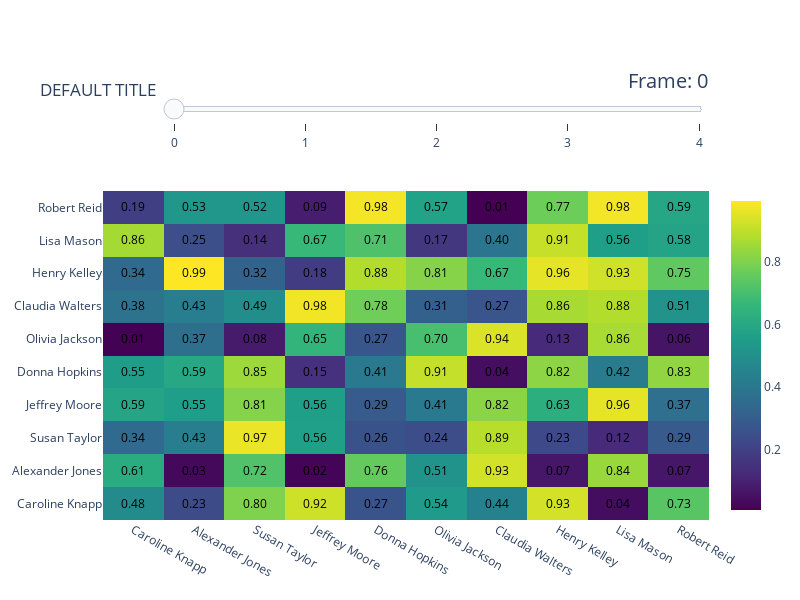

The notebook cell saved with this chart:
### Code cell
def animated_heatmap(
    matrices: np.ndarray | None = None,
    labels: list | None = None,
    title: str = "DEFAULT TITLE",
    show_values: bool = True,
    value_format: Literal[".2f", ".2e"] = ".2f",
    width: int = 800,
    height: int = 600,
    xaxis_title: str | None = None,
    yaxis_title: str | None = None,
    log: bool = False,
    nan_diagnal: bool = False,
    frame_duration: int = 500,
    slider_labels: list[str] | None = None,
    slider_prefix: str = "Frame: ",
):
    # Generate demo data if matrices is None
    if matrices is None:
        faker = Faker()
        shape = (5, 10, 10)  # (time, rows, cols)
        matrices = rng.random(shape)
        # logger.info(matrices)
    elif matrices.ndim != 3:
        raise ValueError("Expected 3D array (time, rows, cols)")

    n_frames, n_rows, n_cols = matrices.shape

    if labels is None:
        faker = Faker()
        labels = [faker.name() for _ in range(n_rows)]
    col_labels = labels
    row_labels = labels

    # Process all matrices
    processed_matrices = []
    for matrix in matrices:
        # Convert and process each time slice
        matrix = np.array(matrix, dtype=object)
        none_mask = matrix is None
        matrix = matrix.astype(float)
        if log:
            matrix = np.log10(matrix)
        matrix[none_mask] = np.nan
        if nan_diagnal:
            matrix[np.identity(matrix.shape[0], dtype=bool)] = np.nan
        processed_matrices.append(matrix)

        # Update the sliders configuration with custom labels
    if slider_labels is not None:
        if len(slider_labels) != n_frames:
            raise ValueError(f"Expected {n_frames} slider labels, got {len(slider_labels)}")
        frame_labels = slider_labels
    else:
        frame_labels = [str(k) for k in range(n_frames)]

    layout_sliders = [
        go.layout.Slider(
            active=0,
            yanchor="bottom",
            xanchor="left",
            currentvalue=go.layout.slider.Currentvalue(
                font=dict(size=20), prefix=slider_prefix, visible=True, xanchor="right"
            ),
            transition=go.layout.slider.Transition(duration=frame_duration, easing="cubic-in-out"),
            pad=dict(b=10, t=50),
            len=0.9,
            x=0.1,
            y=1.1,
            steps=[
                go.layout.slider.Step(
                    args=[
                        [f"frame_{k}"],
                        {
                            "frame": {"duration": frame_duration, "redraw": True},
                            "mode": "immediate",
                            "transition": {"duration": frame_duration},
                        },
                    ],
                    label=label,
                    method="animate",
                )
                for k, label in enumerate(frame_labels)
            ],
        )
    ]

    # Create frames for animation
    frames = [
        go.Frame(
            data=[heatmap(matrix, row_labels, show_values=show_values).data[0]],
            name=f"frame_{i}",  # name is required for frames
        )
        for i, matrix in enumerate(processed_matrices)
    ]

    # Create the figure with the initial frame
    fig = go.Figure(
        data=[heatmap(processed_matrices[0], row_labels, show_values=show_values).data[0]],
        frames=frames,
        layout=go.Layout(
            title=title,
            width=width,
            height=height,
            xaxis=go.layout.XAxis(
                title=xaxis_title,
                nticks=len(col_labels) if col_labels else None,
                fixedrange=True,
            ),
            yaxis=go.layout.YAxis(
                title=yaxis_title,
                nticks=len(row_labels) if row_labels else None,
                fixedrange=True,
            ),
            dragmode=False,
            updatemenus=[
                go.layout.Updatemenu(
                    buttons=[
                        # go.layout.updatemenu.Button(
                        #     args=[
                        #         None,
                        #         {
                        #             "frame": {"duration": frame_duration, "redraw": True},
                        #             "fromcurrent": True,
                        #         },
                        #     ],
                        #     label="Play",
                        #     method="animate",
                        # ),
                        # go.layout.updatemenu.Button(
                        #     args=[
                        #         [None],
                        #         {
                        #             "frame": {"duration": 0, "redraw": True},
                        #             "mode": "immediate",
                        #             "transition": {"duration": 0},
                        #         },
                        #     ],
                        #     label="Pause",
                        #     method="animate",
                        # ),
                    ],
                    direction="left",
                    pad={"r": 10, "t": 87},
                    showactive=False,
                    type="buttons",
                    x=0.1,
                    xanchor="right",
                    y=1.1,
                    yanchor="bottom",
                )
            ],
        ),
    )

    # Update the layout dictionary to include the new sliders
    fig.update_layout(sliders=layout_sliders)

    return fig


animated_heatmap()

### Figure 1 — Plotly figure (JSON) as saved in the notebook; plotly's stock layout.template omitted (floating-point values rounded to 4 significant figures)
{"data": [{"colorscale": [[0, "#440154"], [0.1111, "#482878"], [0.2222, "#3e4989"], [0.3333, "#31688e"], [0.4444, "#26828e"], [0.5556, "#1f9e89"], [0.6667, "#35b779"], [0.7778, "#6ece58"], [0.8889, "#b5de2b"], [1, "#fde725"]], "reversescale": false, "showlegend": false, "showscale": true, "text": [["0.48", "0.23", "0.80", "0.92", "0.27", "0.54", "0.44", "0.93", "0.04", "0.73"], ["0.61", "0.03", "0.72", "0.02", "0.76", "0.51", "0.93", "0.07", "0.84", "0.07"], ["0.34", "0.43", "0.97", "0.56", "0.26", "0.24", "0.89", "0.23", "0.12", "0.29"], ["0.59", "0.55", "0.81", "0.56", "0.29", "0.41", "0.82", "0.63", "0.96", "0.37"], ["0.55", "0.59", "0.85", "0.15", "0.41", "0.91", "0.04", "0.82", "0.42", "0.83"], ["0.01", "0.37", "0.08", "0.65", "0.27", "0.70", "0.94", "0.13", "0.86", "0.06"], ["0.38", "0.43", "0.49", "0.98", "0.78", "0.31", "0.27", "0.86", "0.88", "0.51"], ["0.34", "0.99", "0.32", "0.18", "0.88", "0.81", "0.67", "0.96", "0.93", "0.75"], ["0.86", "0.25", "0.14", "0.67", "0.71", "0.17", "0.40", "0.91", "0.56", "0.58"], ["0.19", "0.53", "0.52", "0.09", "0.98", "0.57", "0.01", "0.77", "0.98", "0.59"]], "textfont": {"color": "black"}, "texttemplate": "%{text}", "type": "heatmap", "x": ["Caroline Knapp", "Alexander Jones", "Susan Taylor", "Jeffrey Moore", "Donna Hopkins", "Olivia Jackson", "Claudia Walters", "Henry Kelley", "Lisa Mason", "Robert Reid"], "y": ["Caroline Knapp", "Alexander Jones", "Susan Taylor", "Jeffrey Moore", "Donna Hopkins", "Olivia Jackson", "Claudia Walters", "Henry Kelley", "Lisa Mason", "Robert Reid"], "z": [[0.48, 0.2324, 0.8019, 0.9235, 0.2661, 0.5389, 0.4428, 0.931, 0.04051, 0.732], [0.6144, 0.02837, 0.7192, 0.01599, 0.758, 0.5128, 0.9291, 0.06608, 0.8413, 0.06669], [0.3443, 0.4303, 0.9661, 0.5622, 0.2589, 0.2417, 0.8881, 0.2259, 0.1246, 0.2883], [0.5861, 0.5541, 0.8097, 0.5605, 0.2884, 0.4129, 0.8181, 0.6265, 0.9591, 0.3694], [0.5526, 0.5939, 0.8483, 0.1455, 0.4065, 0.91, 0.04307, 0.8227, 0.4154, 0.8298], [0.009955, 0.365, 0.07863, 0.6526, 0.2738, 0.7027, 0.9438, 0.1268, 0.8648, 0.05946], [0.3808, 0.4298, 0.4888, 0.9765, 0.7757, 0.3089, 0.2698, 0.8631, 0.8813, 0.5107], [0.3443, 0.9949, 0.3159, 0.1827, 0.8801, 0.8123, 0.6679, 0.9584, 0.9257, 0.7482], [0.8607, 0.2471, 0.1412, 0.6701, 0.7146, 0.1671, 0.3956, 0.9103, 0.5614, 0.5783], [0.1941, 0.526, 0.5234, 0.08894, 0.9819, 0.5714, 0.006409, 0.7726, 0.9783, 0.5899]]}], "layout": {"dragmode": false, "height": 600, "sliders": [{"active": 0, "currentvalue": {"font": {"size": 20}, "prefix": "Frame: ", "visible": true, "xanchor": "right"}, "len": 0.9, "pad": {"b": 10, "t": 50}, "steps": [{"args": [["frame_0"], {"frame": {"duration": 500, "redraw": true}, "mode": "immediate", "transition": {"duration": 500}}], "label": "0", "method": "animate"}, {"args": [["frame_1"], {"frame": {"duration": 500, "redraw": true}, "mode": "immediate", "transition": {"duration": 500}}], "label": "1", "method": "animate"}, {"args": [["frame_2"], {"frame": {"duration": 500, "redraw": true}, "mode": "immediate", "transition": {"duration": 500}}], "label": "2", "method": "animate"}, {"args": [["frame_3"], {"frame": {"duration": 500, "redraw": true}, "mode": "immediate", "transition": {"duration": 500}}], "label": "3", "method": "animate"}, {"args": [["frame_4"], {"frame": {"duration": 500, "redraw": true}, "mode": "immediate", "transition": {"duration": 500}}], "label": "4", "method": "animate"}], "transition": {"duration": 500, "easing": "cubic-in-out"}, "x": 0.1, "xanchor": "left", "y": 1.1, "yanchor": "bottom"}], "title": {"text": "DEFAULT TITLE"}, "updatemenus": [{"direction": "left", "pad": {"r": 10, "t": 87}, "showactive": false, "type": "buttons", "x": 0.1, "xanchor": "right", "y": 1.1, "yanchor": "bottom"}], "width": 800, "xaxis": {"fixedrange": true, "nticks": 10}, "yaxis": {"fixedrange": true, "nticks": 10}}}
